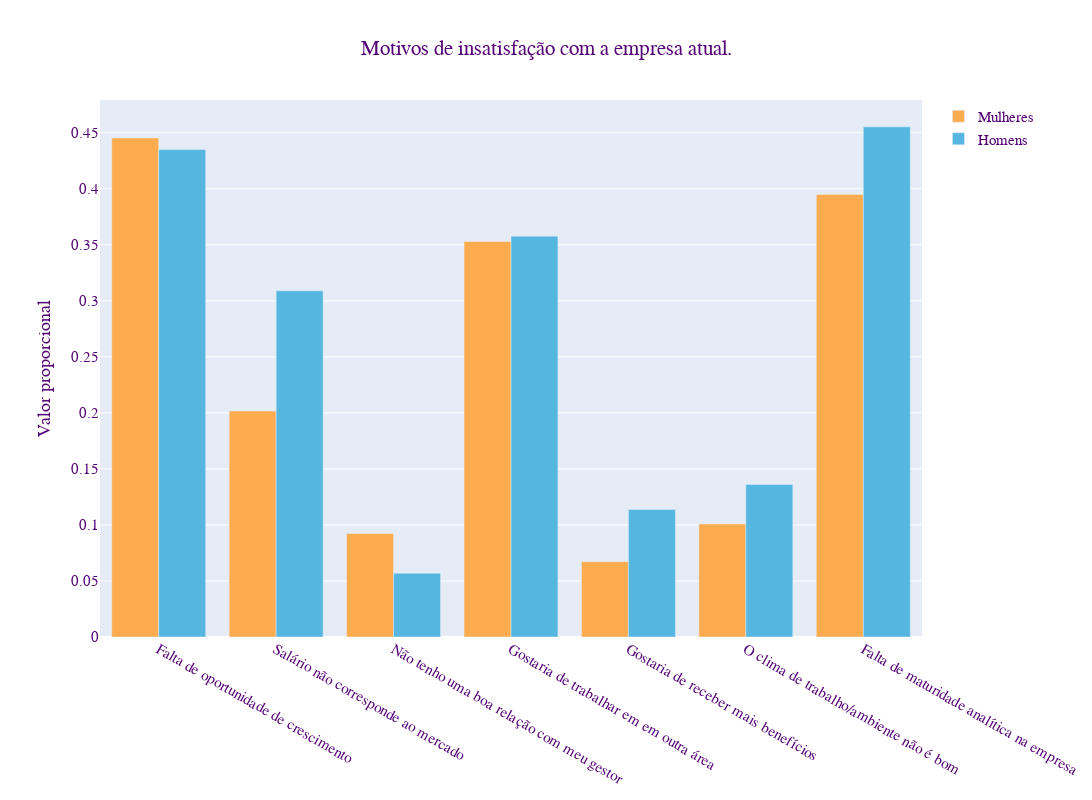

Here is the notebook cell this chart was saved with:
### Markdown cell above
### Principais motivos de insatisfação.

Valores proporcionais para cada alternativa calculados usando a quantidade de insatisfeitos por gênero.

### Code cell
columns = ['Falta de oportunidade de crescimento no emprego atual',
 'Salário atual não corresponde ao mercado',
 'Não tenho uma boa relação com meu líder/gestor',
 'Gostaria de trabalhar em em outra área de atuação',
 'Gostaria de receber mais benefícios',
 'O clima de trabalho/ambiente não é bom',
 'Falta de maturidade analítica na empresa']

labels = ['Falta de oportunidade de crescimento',
 'Salário não corresponde ao mercado',
 'Não tenho uma boa relação com meu gestor',
 'Gostaria de trabalhar em em outra área',
 'Gostaria de receber mais benefícios',
 'O clima de trabalho/ambiente não é bom',
 'Falta de maturidade analítica na empresa']

values_fem = []
values_masc = []

# Coluna assinalada = 1.0
# Coluna não assinalada = 0.0

for column in columns:  
    values_fem.append(
        df_fem.loc[
            df_fem[column]>=0, [column]].value_counts(normalize=True, sort=False)[1.0]
        )
    values_masc.append(
        df_masc.loc[
            df_masc[column]>=0, [column]].value_counts(normalize=True, sort=False)[1.0]
        )
    
fig = go.Figure()


title={'text': 'Motivos de insatisfação com a empresa atual.',
       'y':0.95,
       'x':0.5,
       'xanchor': 'center',
       'yanchor': 'top'}

fonte = {'family': FONTE,
        'size': 15,
        'color': COR_FONTE}

fig.add_trace(go.Bar(
    x=labels,
    y=values_fem,
    xaxis='x2', 
    yaxis='y2',
    name='Mulheres',
    marker_color=COR_FEM
))

fig.add_trace(go.Bar(
    x=labels,
    y=values_masc,
    xaxis='x2', 
    yaxis='y2',
    name='Homens',
    marker_color=COR_MASC
))

fig['layout']['yaxis2'] = {}

fig.layout.yaxis2.update({'title': 'Valor proporcional'})
fig.layout.margin.update({'t':100, 'l':100})

fig.update_layout(title=title, barmode='group', xaxis_tickangle=-45)
fig.update_layout(width=1500, height=800, font=fonte)

fig.update_layout(uniformtext_minsize=20)
fig.show()

### Figure 1 — Plotly figure (JSON) as saved in the notebook; plotly's stock layout.template omitted (floating-point values rounded to 4 significant figures)
{"data": [{"marker": {"color": "rgb(252, 171, 78)"}, "name": "Mulheres", "type": "bar", "x": ["Falta de oportunidade de crescimento", "Salário não corresponde ao mercado", "Não tenho uma boa relação com meu gestor", "Gostaria de trabalhar em em outra área", "Gostaria de receber mais benefícios", "O clima de trabalho/ambiente não é bom", "Falta de maturidade analítica na empresa"], "xaxis": "x2", "y": [0.4454, 0.2017, 0.09244, 0.3529, 0.06723, 0.1008, 0.395], "yaxis": "y2"}, {"marker": {"color": "rgb(85, 183, 224)"}, "name": "Homens", "type": "bar", "x": ["Falta de oportunidade de crescimento", "Salário não corresponde ao mercado", "Não tenho uma boa relação com meu gestor", "Gostaria de trabalhar em em outra área", "Gostaria de receber mais benefícios", "O clima de trabalho/ambiente não é bom", "Falta de maturidade analítica na empresa"], "xaxis": "x2", "y": [0.435, 0.3089, 0.05691, 0.3577, 0.1138, 0.1362, 0.4553], "yaxis": "y2"}], "layout": {"barmode": "group", "font": {"color": "rgb(84, 3, 117)", "family": "Arial", "size": 15}, "height": 800, "margin": {"l": 100, "t": 100}, "title": {"text": "Motivos de insatisfação com a empresa atual.", "x": 0.5, "xanchor": "center", "y": 0.95, "yanchor": "top"}, "uniformtext": {"minsize": 20}, "width": 1500, "xaxis": {"tickangle": -45}, "yaxis2": {"title": {"text": "Valor proporcional"}}}}
